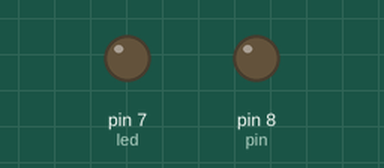
Simulated run of this sketch. Board: Arduino Uno, built with avr-gcc and run on an emulated ATmega328P. Shown: output pins drawn as LEDs (lit = HIGH).

Above: at 0.3 s.
At 1.1 s:
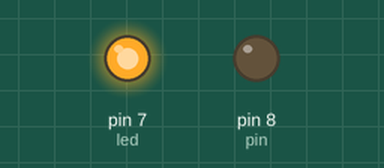
At 2.6 s:
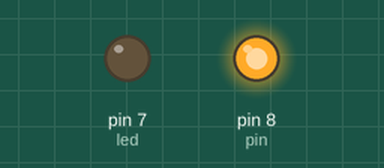
At 4.9 s:
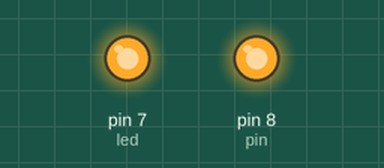
Timing chart, 0 to 7.0 s (numbered marks = the images above):
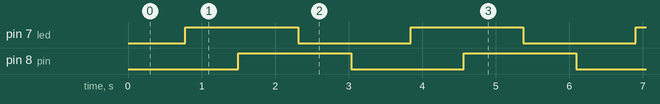

The sketch:

Blink_And_Fade.ino
```cpp
/*
  Code by Hassan
  written on 24/01/2020
*/
 int pin = 8;
 int led = 7;           // the PWM pin the LED is attached to
int brightness = 0;    // how bright the LED is
int fadeAmount = 5;    // how many points to fade the LED by

// the setup function runs once when you press reset or power the board
void setup() {

  // initialize digital pin LED_BUILTIN as an output.
  pinMode(pin, OUTPUT);
   // declare pin 7 to be an output:

  pinMode(led, OUTPUT);
}

// the loop function runs over and over again forever
void loop() {
  //digitalWrite(pin, HIGH);   // turn the LED on (HIGH is the voltage level)
   //delay(3000);                          // wait for a second
  //digitalWrite(pin, LOW);    // turn the LED off by making the voltage LOW
   //delay(3000);                      // wait for a second
   // set the brightness of pin 7:
  analogWrite(led, brightness);

  // change the brightness for next time through the loop:
  brightness = brightness + fadeAmount;

  // reverse the direction of the fading at the ends of the fade:
  if (brightness <= 0 || brightness >= 255) {
    fadeAmount = -fadeAmount;
  }
  if (brightness == 255) {
       digitalWrite(pin,HIGH);
  }else if(brightness==0){
    digitalWrite(pin,LOW);
  }

  // wait for 30 milliseconds to see the dimming effect
  delay(30);
}
```

Measured:
- by itself, pin 7 (led), pin 8 (pin): alternates HIGH for 1.5 s and LOW for 1.5 s
- by itself, everything shown: repeats every 3.1 s, in 4 steps
